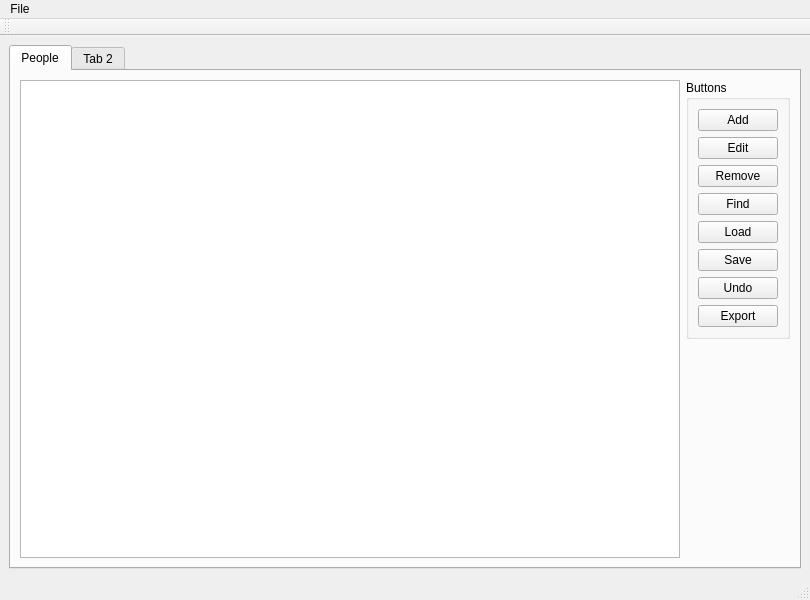
<?xml version="1.0" encoding="UTF-8"?>
<ui version="4.0">
 <class>MainWindow</class>
 <widget class="QMainWindow" name="MainWindow">
  <property name="geometry">
   <rect>
    <x>0</x>
    <y>0</y>
    <width>810</width>
    <height>600</height>
   </rect>
  </property>
  <property name="windowTitle">
   <string>MainWindow</string>
  </property>
  <widget class="QWidget" name="centralwidget">
   <property name="autoFillBackground">
    <bool>true</bool>
   </property>
   <layout class="QGridLayout" name="gridLayout">
    <item row="0" column="0">
     <widget class="QTabWidget" name="tabWidget">
      <property name="currentIndex">
       <number>0</number>
      </property>
      <widget class="QWidget" name="People">
       <attribute name="title">
        <string>People</string>
       </attribute>
       <layout class="QHBoxLayout" name="horizontalLayout">
        <item>
         <widget class="QTableView" name="tableView"/>
        </item>
        <item alignment="Qt::AlignTop">
         <widget class="QGroupBox" name="Buttons">
          <property name="title">
           <string>Buttons</string>
          </property>
          <layout class="QVBoxLayout" name="verticalLayout">
           <item>
            <widget class="QPushButton" name="buttonAdd">
             <property name="text">
              <string>Add</string>
             </property>
            </widget>
           </item>
           <item>
            <widget class="QPushButton" name="buttonEdit">
             <property name="text">
              <string>Edit</string>
             </property>
            </widget>
           </item>
           <item>
            <widget class="QPushButton" name="buttonRemove">
             <property name="text">
              <string>Remove</string>
             </property>
            </widget>
           </item>
           <item>
            <widget class="QPushButton" name="buttonFind">
             <property name="text">
              <string>Find</string>
             </property>
            </widget>
           </item>
           <item>
            <widget class="QPushButton" name="buttonLoad">
             <property name="text">
              <string>Load</string>
             </property>
            </widget>
           </item>
           <item>
            <widget class="QPushButton" name="buttonSave">
             <property name="text">
              <string>Save</string>
             </property>
            </widget>
           </item>
           <item>
            <widget class="QPushButton" name="buttonUndo">
             <property name="text">
              <string>Undo</string>
             </property>
            </widget>
           </item>
           <item>
            <widget class="QPushButton" name="buttonExport">
             <property name="text">
              <string>Export</string>
             </property>
            </widget>
           </item>
          </layout>
         </widget>
        </item>
       </layout>
       <zorder>Buttons</zorder>
       <zorder>tableView</zorder>
      </widget>
      <widget class="QWidget" name="tab_2">
       <attribute name="title">
        <string>Tab 2</string>
       </attribute>
      </widget>
     </widget>
    </item>
   </layout>
  </widget>
  <widget class="QMenuBar" name="menubar">
   <property name="geometry">
    <rect>
     <x>0</x>
     <y>0</y>
     <width>810</width>
     <height>20</height>
    </rect>
   </property>
   <widget class="QMenu" name="menuFile">
    <property name="title">
     <string>File</string>
    </property>
    <addaction name="actionSave"/>
    <addaction name="actionLoad"/>
   </widget>
   <addaction name="menuFile"/>
  </widget>
  <widget class="QStatusBar" name="statusbar"/>
  <widget class="QToolBar" name="toolBar">
   <property name="windowTitle">
    <string>toolBar</string>
   </property>
   <attribute name="toolBarArea">
    <enum>TopToolBarArea</enum>
   </attribute>
   <attribute name="toolBarBreak">
    <bool>false</bool>
   </attribute>
  </widget>
  <action name="actionSave">
   <property name="text">
    <string>Save</string>
   </property>
  </action>
  <action name="actionLoad">
   <property name="text">
    <string>Load</string>
   </property>
  </action>
 </widget>
 <resources/>
 <connections/>
</ui>
